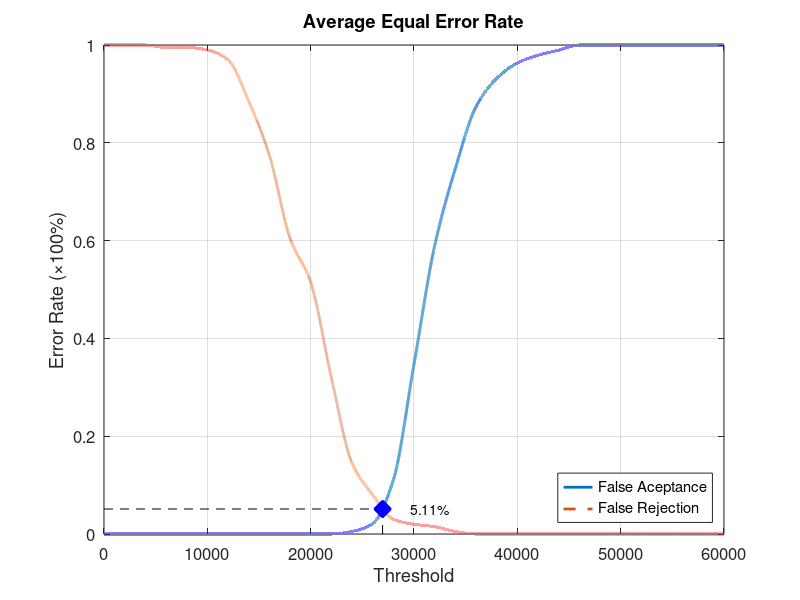
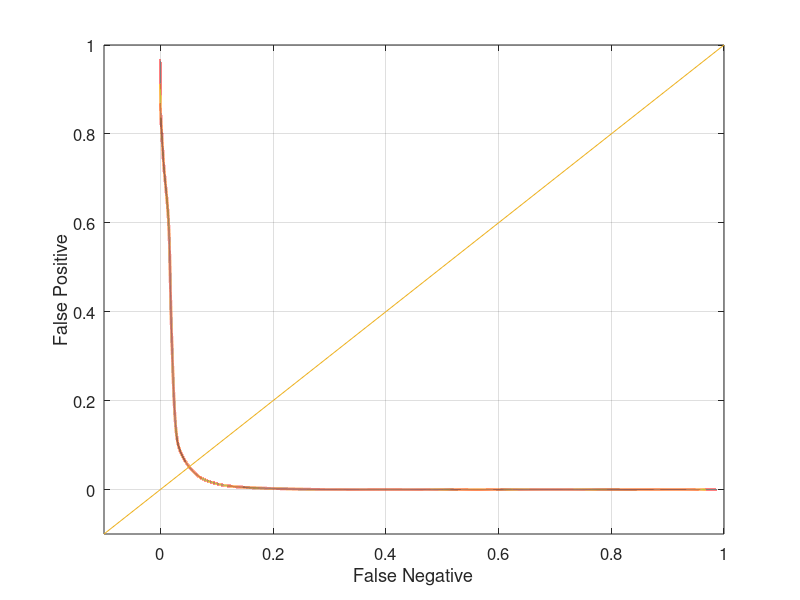

Write MATLAB code to recreate these figures, in order.
function yEER = Database3_2
close all;
clear;
clc;
x = 0:2000:60000;
xq = 0:0.5:60000;

y0 = [0 0 0 0 0 0 0 0 0 0 0 0 0.00526316 0.0210526 0.110526 0.347368 0.589474 0.747368 0.873684 0.931579 0.963158 0.978947 0.989474 1 1 1 1 1 1 1 1];
yy0 = interp1(x, y0, xq, 'pchip');
y1 = [1 1 1 0.995 0.995 0.99 0.97 0.885 0.775 0.605 0.515 0.32 0.145 0.08 0.03 0.02 0.015 0.005 0 0 0 0 0 0 0 0 0 0 0 0 0];
yy1 = interp1(x, y1, xq, 'pchip');

% Calculating EER: 
y2 = abs(y0 - y1);
find(y2 == min(y2))
yy2 = abs(yy0 - yy1);
xEER = find(yy2 == min(yy2));
xEERIndex = xq(xEER) % X-axis EER
yEER = yy0(xEER) % Y-axis EER

main = figure
plot(xq, yy0,'-','LineWidth', 2);	hold on
plot(xq, yy1,'--','LineWidth', 2);	hold on
plot([xEERIndex xEERIndex], [0 yEER], 'k--');	hold on
plot([0 xEERIndex], [yEER yEER], 'k--');	hold on
plot(xEERIndex, yEER, 'bx', 'LineWidth', 10);	hold on
text(xEERIndex + 10 * xEERIndex / 100, yEER, [num2str(round((10000 * yEER)) / 100) '%'])
legend('False Aceptance', 'False Rejection', 'Location', 'SouthEast')
xlabel('Threshold')
ylabel('Error Rate (\times100%)')
title('Average Equal Error Rate')
set(gca, 'FontSize', 12)
axis([0 60000 0 1])
grid on

print(main, 'Database3_2Main', '-dpng');
FNRxFPR = figure('Color', [1 1 1]);
plot(yy1, yy0, '-', yy1, yy0, 'LineWidth', 2);
hold on
y = -0.1:0.1:1
plot(y, y); 
set(gca, 'FontSize', 12)
xlabel('False Negative')
ylabel('False Positive')
axis([-0.1 1 -0.1 1])
set(gca, 'FontSize', 12)
grid on

print(FNRxFPR, 'Database3_2FNRxFPR','-dpng');
end
